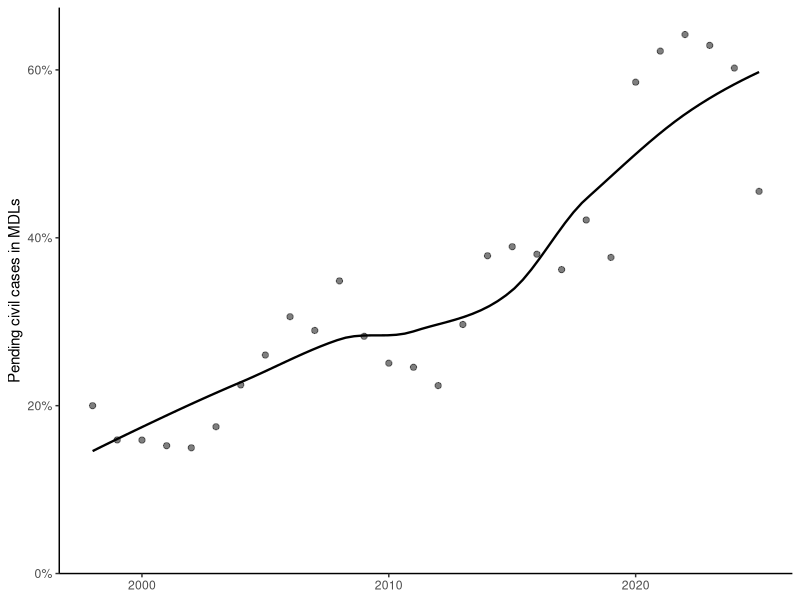

This chart was generated by the following R code:
## ---- chunk 1
#| label: fig-mdl-share
#| fig-cap: "Actions pending in MDL proceedings as a share of all pending federal civil cases, as of September 30 of each year, 1998--2025. The 2020--2024 surge reflects the 3M Combat Arms earplug MDL, whose more than 200,000 directly filed cases are counted in both figures. The curve is a LOESS fit. Sources: Admin. Off. of the U.S. Cts., *Judicial Business of the United States Courts* tbls. S-20, C-1 (1998--2025)."
#| echo: false
#| fig-width: 6.5
#| fig-height: 3.5
library(ggplot2)

mdl <- read.csv("data/mdl_share.csv")

ggplot(mdl, aes(year, pct_mdl)) +
  geom_smooth(method = "loess", formula = y ~ x, se = FALSE,
              colour = "black", linewidth = 0.8) +
  geom_point(size = 1.8, alpha = 0.5) +
  scale_y_continuous(limits = c(0, NA), labels = function(x) paste0(x, "%"),
                     expand = expansion(mult = c(0, 0.05))) +
  labs(x = NULL, y = "Pending civil cases in MDLs") +
  theme_classic(base_size = 11)
